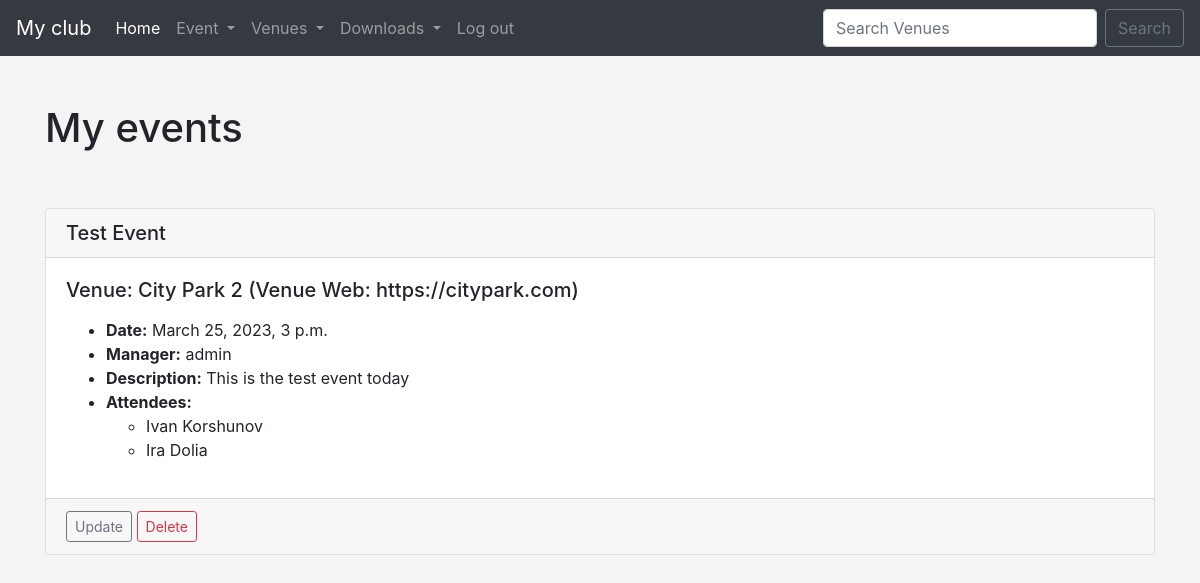
Before: /my_events (signed in) with the older database file.
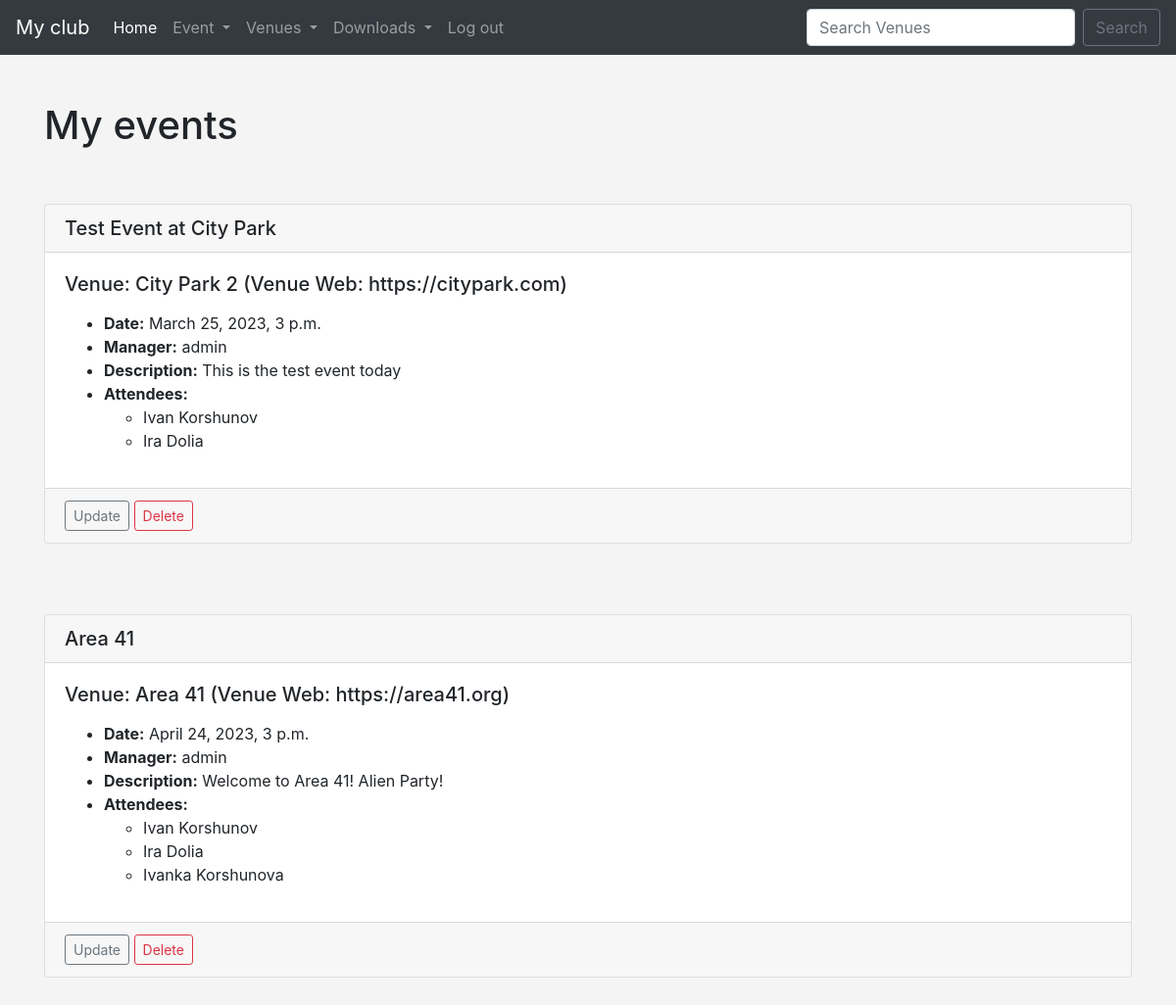
After: the same page with the newer database file.
### events/models.py (models this page shows)
class Events(models.Model):
    name = models.CharField('Event Name', max_length=120)
    event_date = models.DateTimeField('Event Date')
    venue = models.ForeignKey(Venue, blank=True, null=True, on_delete=models.CASCADE)
    manager = models.ForeignKey(User, blank=True, null=True, on_delete=models.SET_NULL)
    description = models.TextField(blank=True)
    attendees = models.ManyToManyField(MyClubUser, blank=True)
    def __str__(self):
        return self.name

class Venue(models.Model):
    name = models.CharField('Venue Name', max_length=120)
    address = models.CharField(max_length=300)
    zip_code = models.CharField('Zip Code', max_length=15)
    phone = models.CharField('Contact Phone', max_length=25, blank=True)
    web = models.URLField('Website Address', blank=True)
    email_address = models.EmailField('Email address', blank=True)
    owner = models.IntegerField('Venue Owner', blank=False, default=1)  # blank=False - can't be empty
    def __str__(self):
        return self.name

class MyClubUser(models.Model):
    first_name = models.CharField('First Name', max_length=30)
    last_name = models.CharField('Last Name', max_length=30)
    email = models.EmailField('User Email')
    def __str__(self):
        return f'{self.first_name} {self.last_name}'

### events/views.py (the view)
# urls.py: path('my_events', views.my_events, name='my-events'),
def my_events(request):
    if request.user.is_authenticated:
        me = request.user.id
        events = Events.objects.filter(attendees=me)  # or attendees=request.user.id
        return render(request, 'events/my_events.html', {
            'events': events,
            'me': me,
        })
    else:
        messages.success(request, 'You are not authorized')
        return redirect('home')

### events/templates/events/my_events.html
{% extends 'events/base.html' %}
{% block content %}
    <h1>My events</h1><br><br>
        {% for event in events %}
        <div class="card">
              <h5 class="card-header">{{ event }}</h5>
              <div class="card-body">
                    <h5 class="card-title">Venue: {{ event.venue }} (Venue Web: {{ event.venue.web }})</h5>
                    <p class="card-text">
                        <ul>
                            <li><strong>Date:</strong> {{ event.event_date }}
                            <li><strong>Manager:</strong> {{ event.manager }}
                            <li><strong>Description:</strong> {{ event.description }}
                            <li><strong>Attendees:</strong>
                        <ul>
                            {% for user in event.attendees.all %}
                                <li>{{ user }}
                            {% endfor %}
                        </ul>
                        </ul>
                    </p>
              </div>
            {% if user.is_authenticated %}
             {% if user == event.manager %}
              <div class="card-footer text-muted">
                    <a href="{% url 'update-event' event.id %}" class="btn btn-outline-secondary btn-sm">Update</a>
                    <a href="{% url 'delete-event' event.id %}" class="btn btn-outline-danger btn-sm">Delete</a>
              </div>
             {% endif %}
            {% endif %}
        </div>
            <br><br>
            <br>
        {% endfor %}
        <br><br>
{% endblock %}

Changed rows visible on the page:
changed Events "This is the test event today": name "Test Event" → "Test Event at City Park"
added Events: name "Area 41", venue "Area 41", venue.web "https://area41.org", event_date "April 24, 2023, 3 p.m.", manager "admin", description "Welcome to Area 41! Alien Party!", shows "Update", MyClubUser (first_name+last_name "Ivan Korshunov"), MyClubUser (first_name+last_name "Ira Dolia")
now on this page (row unchanged): MyClubUser: first_name+last_name "Ivanka Korshunova", shown under "Area 41"
